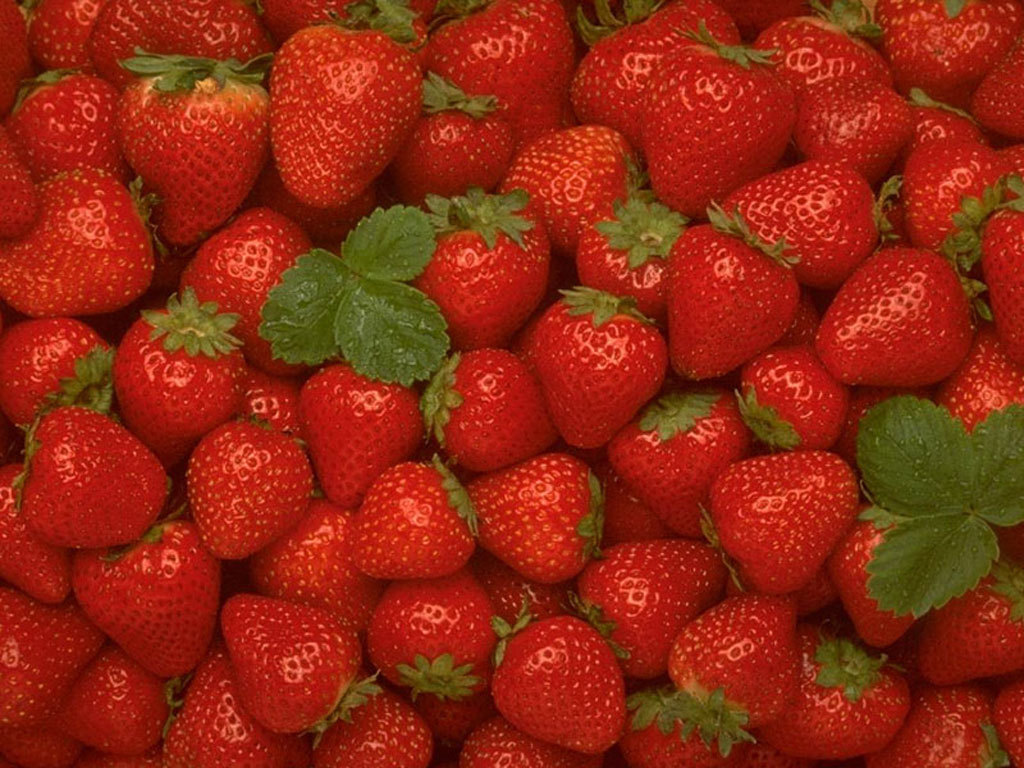
//> input picture SeamCut/img1.jpg, 1024 x 768 px
$ ./main   (built with g++ and OpenCV 4)
//> lines starting //> are read from the running program, lines starting //| are printed output that depends on the picture
// [29 lines of licence text are left out]

#include <opencv2/opencv.hpp>
#include <iostream>
#include <cassert>
#include <vector>

#include "graph.h"

using namespace std;
using namespace cv;

typedef Graph<int,int,int> GraphType;

int main(int argc, char **argv)
{
    // [18 lines of commented-out code are left out]
	Mat A = imread("F:\\Study\\workspace\\C++\\SeamCut\\SeamCut\\img1.jpg");
//> A is the input picture: 768 rows x 1024 cols, CV_8UC3; mean B, G, R 16.8, 39.1, 146.2
	Mat B = A.clone();

    assert(A.rows == B.rows);

    Mat graphcut;
    Mat graphcut_and_cutline;

	//重叠的宽度定义为A图像列数的一半
    int overlap_width = A.cols/2;
//> overlap_width = 512
    int xoffset = A.cols - overlap_width;
//> xoffset = 512

	//rows 行
    Mat no_graphcut(A.rows, A.cols*2 - overlap_width, A.type());

    A.copyTo(no_graphcut(Rect(0, 0, A.cols, A.rows)));
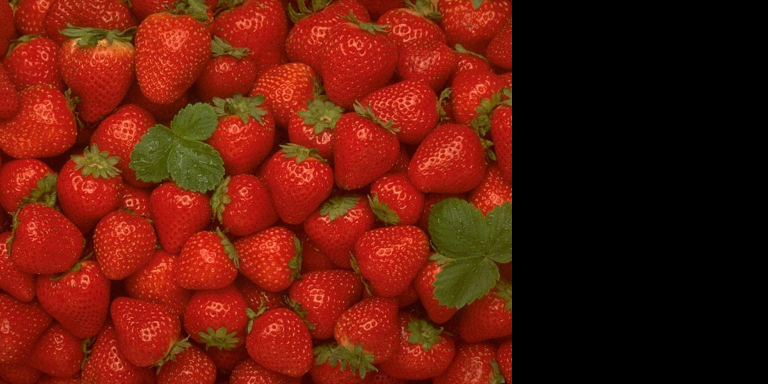
//> no_graphcut: 768 rows x 1536 cols, CV_8UC3 (shown at 1/2 size); mean B, G, R 11.2, 26.1, 97.5
    B.copyTo(no_graphcut(Rect(xoffset, 0, B.cols, B.rows)));
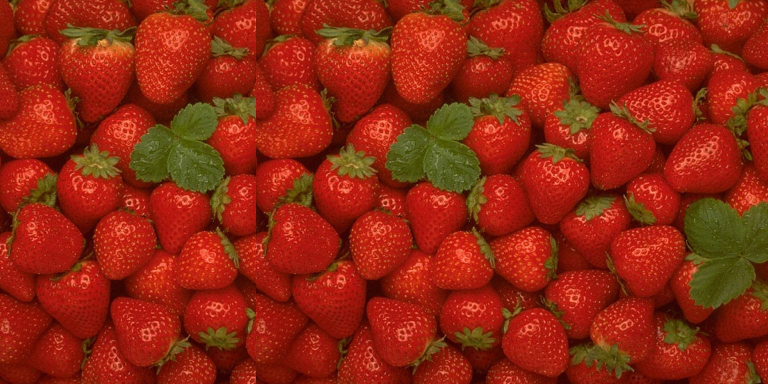
//> no_graphcut: 768 rows x 1536 cols, CV_8UC3 (shown at 1/2 size); mean B, G, R 16.9, 39.2, 146.8

	//imshow("no_graphcut",no_graphcut);


    int est_nodes = A.rows * overlap_width;
//> est_nodes = 393216
    int est_edges = est_nodes * 4;
//> est_edges = 1572864

//> (the run ends here: the program needs code that is not available in this run, at `GraphType g(est_nodes, est_edges);`)
